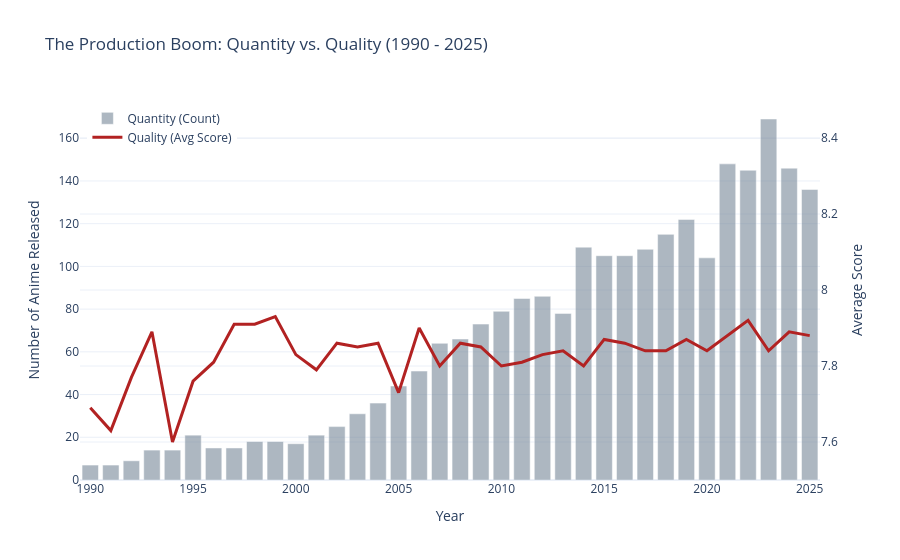

The code cell stored with this chart in its notebook:
### Markdown cell above
4. Pillar 2: Historical Evolution

We now use these titles release year to investigate the quality (score) evolution throughout the years, as it is a known fact that the anime industry has nothing but grown for the past 40 years, does this grow translate into more quality output?

The first analyis will compare the average score and volume of animes per year.

### Code cell
# Querying volume and average score by year
query_evolution = """
SELECT 
    a.release_year,
    COUNT(a.anime_id) as anime_count,
    ROUND(AVG(s.score), 2) as avg_score
FROM dim_anime a
JOIN fct_anime_stats s ON a.anime_id = s.anime_id
WHERE a.release_year >= 1990 
  AND a.release_year < 2026
  AND s.score IS NOT NULL
GROUP BY 1
ORDER BY 1
"""

df_evolution = con.sql(query_evolution).df()

# Importing dual axis chart
import plotly.graph_objects as go

fig_evo = go.Figure()

# Using a bar for volume
fig_evo.add_trace(go.Bar(
    x=df_evolution['release_year'],
    y=df_evolution['anime_count'],
    name='Quantity (Count)',
    marker_color='lightslategrey',
    opacity=0.6
))

# A line for score
fig_evo.add_trace(go.Scatter(
    x=df_evolution['release_year'],
    y=df_evolution['avg_score'],
    name='Quality (Avg Score)',
    yaxis='y2',
    line=dict(color='firebrick', width=3)
))

# Layout for dual axis
fig_evo.update_layout(
    title="The Production Boom: Quantity vs. Quality (1990 - 2025)",
    xaxis=dict(title="Year"),
    yaxis=dict(title="Number of Anime Released"),
    yaxis2=dict(title="Average Score", overlaying='y', side='right', range=[7.5, 8.5]),
    template="plotly_white",
    legend=dict(x=0.01, y=0.99)
)

fig_evo.show()

### Figure 1 — Plotly figure (JSON) as saved in the notebook; plotly's stock layout.template omitted (floating-point values rounded to 4 significant figures)
{"data": [{"marker": {"color": "lightslategrey"}, "name": "Quantity (Count)", "opacity": 0.6, "type": "bar", "x": [1990, 1991, 1992, 1993, 1994, 1995, 1996, 1997, 1998, 1999, 2000, 2001, 2002, 2003, 2004, 2005, 2006, 2007, 2008, 2009, 2010, 2011, 2012, 2013, 2014, 2015, 2016, 2017, 2018, 2019, 2020, 2021, 2022, 2023, 2024, 2025], "y": [7, 7, 9, 14, 14, 21, 15, 15, 18, 18, 17, 21, 25, 31, 36, 44, 51, 64, 66, 73, 79, 85, 86, 78, 109, 105, 105, 108, 115, 122, 104, 148, 145, 169, 146, 136]}, {"line": {"color": "firebrick", "width": 3}, "name": "Quality (Avg Score)", "type": "scatter", "x": [1990, 1991, 1992, 1993, 1994, 1995, 1996, 1997, 1998, 1999, 2000, 2001, 2002, 2003, 2004, 2005, 2006, 2007, 2008, 2009, 2010, 2011, 2012, 2013, 2014, 2015, 2016, 2017, 2018, 2019, 2020, 2021, 2022, 2023, 2024, 2025], "y": [7.69, 7.63, 7.77, 7.89, 7.6, 7.76, 7.81, 7.91, 7.91, 7.93, 7.83, 7.79, 7.86, 7.85, 7.86, 7.73, 7.9, 7.8, 7.86, 7.85, 7.8, 7.81, 7.83, 7.84, 7.8, 7.87, 7.86, 7.84, 7.84, 7.87, 7.84, 7.88, 7.92, 7.84, 7.89, 7.88], "yaxis": "y2"}], "layout": {"legend": {"x": 0.01, "y": 0.99}, "title": {"text": "The Production Boom: Quantity vs. Quality (1990 - 2025)"}, "xaxis": {"title": {"text": "Year"}}, "yaxis": {"title": {"text": "Number of Anime Released"}}, "yaxis2": {"overlaying": "y", "range": [7.5, 8.5], "side": "right", "title": {"text": "Average Score"}}}}
